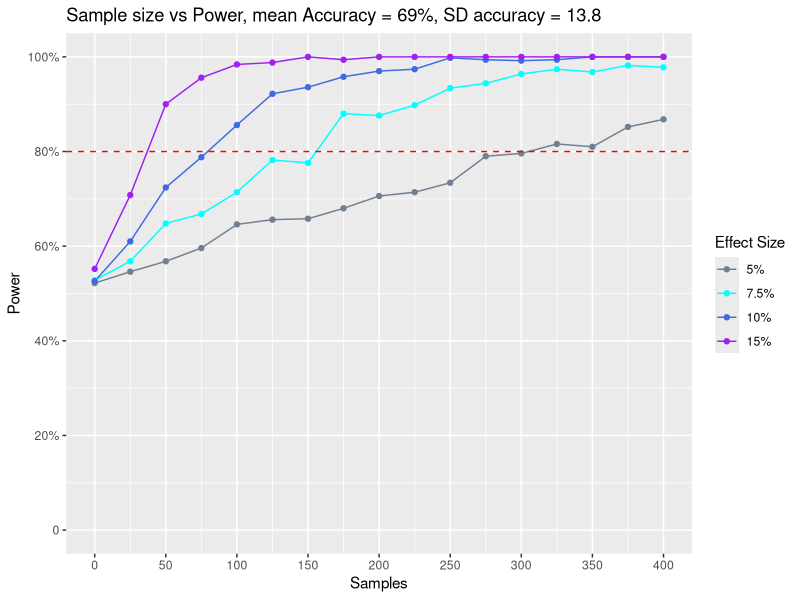

This figure's R source:
## ---- chunk 1
library(data.table)
library(sandwich)
library(lmtest)
library(ggplot2)
library(knitr)
library(tidyverse)
## ---- chunk 2
simulate_regression <- function(recruits, mean_bad_moves, effect_size, sd_bad_moves){
    d <- data.table(
      n = 1:recruits)
    
    half_recruits <- floor(recruits/2)
    
    ## no treatment data 
    d_1 <- data.table(
      id    = 1:half_recruits, 
      treat = 0)
    
    ## assign num bad moves to treatment group
    d_1[ , Bad_moves := rnorm(.N, mean=mean_bad_moves, sd=sd_bad_moves)]
    
    ## treatment data 
    d_2 <- data.table(
      id    = (half_recruits+1):recruits, 
      treat = 1)
    
    ## assign num bad moves to treatment group
    d_2[ , Bad_moves := rnorm(.N, mean=mean_bad_moves*(1+effect_size), sd=sd_bad_moves)]
    
    ## Stack data frames 
    d <- rbind(d_1, d_2)
    
    model_1    <- lm(Bad_moves ~ treat, data = d)
    anova_m1 <- anova(model_1)
    
    return(anova_m1$`Pr(>F)`)
    }

## ---- chunk 3
# Sample sizes to simulate
steps <- seq(0, 400, by=25)

# Effect sizes to simulate
effects <- c(.05, .075, .10, .15)

# Create master data frame to aggregate the data into
g_total <- data.frame()

for (eff in effects){ #loop through effect sizes
  power_list <- data.frame()
  
  # Print for status
  # print(paste(toString(eff*100),"%", sep = ""))
  
  for (step in steps){ #loop through sample sizes 
    
    # simulate_regression <- function(recruits, mean_bad_moves, effect_size, sd_bad_moves)
    p_vals <- replicate(250, simulate_regression(step, 69, eff, 13.7))
    
    power <- length(p_vals[p_vals < 0.05])/length(p_vals)
    power_list <- rbind(power_list, power)
  }
  g <- bind_cols(power_list, steps)
  colnames(g) <- c("y", "x")
 
  # Create column with effect size for this loop 
  x<-rep(c(paste(toString(eff*100),"%", sep = "")),times=length(steps))
  g["Effect_size"] = x
  
  # append data to master data frame
  g_total <- rbind(g_total, g)
}
## ---- chunk 4
g_total$Effect_size <- factor(g_total$Effect_size, levels = c("5%", "7.5%", "10%", "15%"))

plot <- ggplot(data = g_total, aes(x=x, y=y, color = Effect_size)) + 
  geom_line() + 
  geom_point() +
  scale_y_continuous(name="Power", limits=c(0, 1), labels=c("0","20%","40%", "60%","80%","100%"), breaks=seq(0,1,.20)) +
  scale_x_continuous(name="Samples", limits=c(0, 400), labels=c("0","50","100", "150","200","250","300","350", "400"), breaks=seq(0,400,50)) +
  ylab("Power") + 
  geom_hline(yintercept = 0.8, color = "red", linetype="dashed") +
  ggtitle("Sample size vs Power, mean Accuracy = 69%, SD accuracy = 13.8") +
  scale_color_manual(name="Effect Size", values =c("slategrey", "cyan", "royalblue", "purple"))
plot
